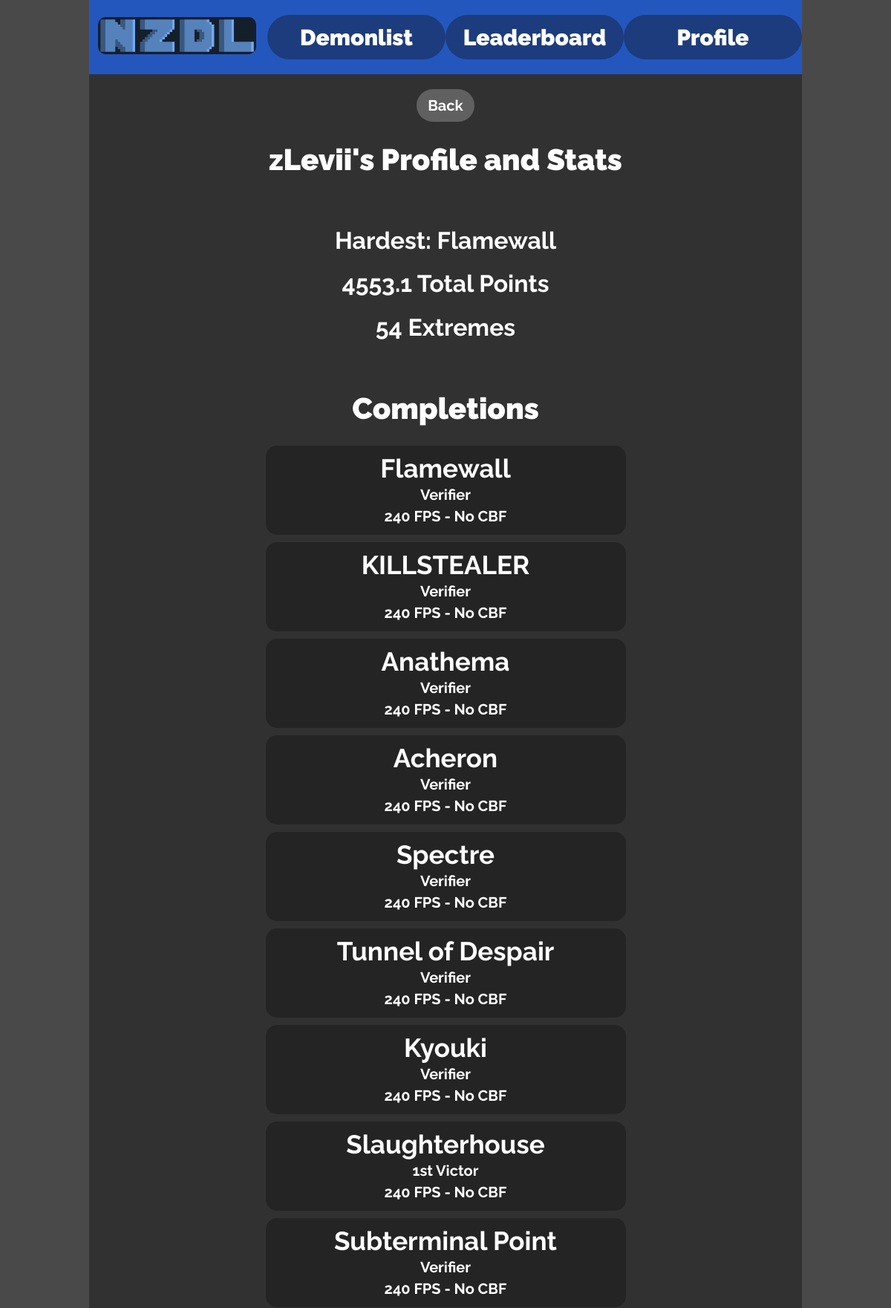
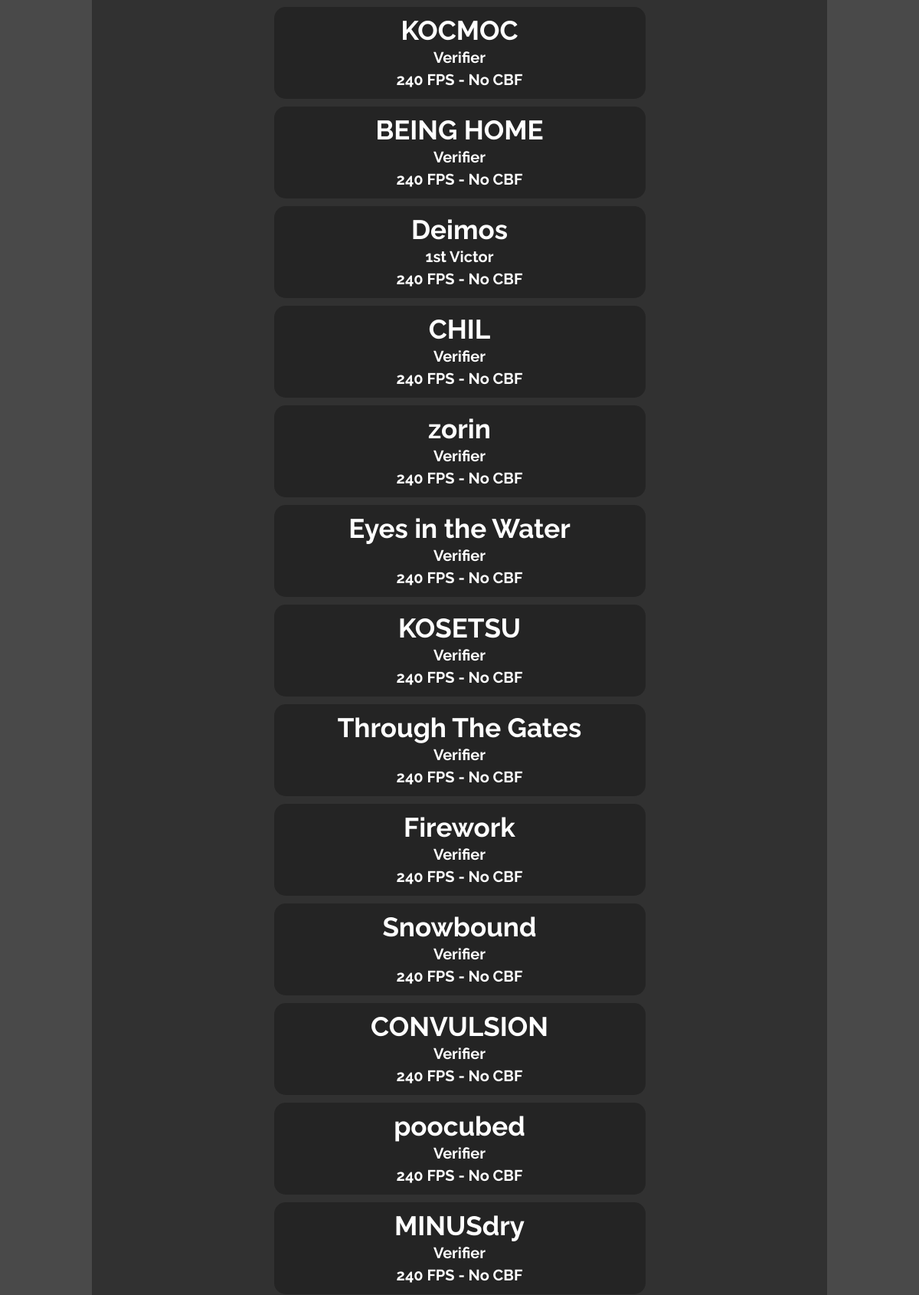
The page /leaderboard/2 (upper part) on the database its author committed (2 pictures, top to bottom).
### app.py (models this page shows)
class Base(DeclarativeBase):
    pass

class Users(Base):
    __tablename__ = "users"
    id: Mapped[int] = mapped_column(primary_key=True)
    name: Mapped[str] = mapped_column(String())
    points: Mapped[int] = mapped_column(Integer())
    password_hash: Mapped[str] = mapped_column(String())
    admin_rank_id: Mapped[int] = mapped_column(ForeignKey("admin_ranks.id"))
    admin_rank: Mapped["AdminRanks"] = relationship(
        back_populates="children",)
    user_completions: Mapped[list["Completions"]] = relationship(
        back_populates="player")

class Levels(Base):
    __tablename__ = "levels"
    id: Mapped[int] = mapped_column(primary_key=True)
    name: Mapped[str] = mapped_column(String())
    placement: Mapped[int] = mapped_column(Integer())
    verifier_id: Mapped[int] = mapped_column(ForeignKey("users.id"))
    verifier: Mapped["Users"] = relationship(
        primaryjoin="Levels.verifier_id == Users.id")
    verification_id: Mapped[int] = mapped_column(ForeignKey("completions.id"))
    verification: Mapped["Completions"] = relationship(
        primaryjoin="Levels.verification_id == Completions.id")
    publisher_id: Mapped[int] = mapped_column(ForeignKey("users.id"))
    publisher: Mapped["Users"] = relationship(
        primaryjoin="Levels.publisher_id == Users.id")
    level_completions: Mapped[list["Completions"]] = relationship(
        primaryjoin="Completions.level_id == Levels.id",
        back_populates="level")
    points: Mapped[int] = mapped_column(Integer())
    image_name: Mapped[str] = mapped_column(String())

class Completions(Base):
    __tablename__ = "completions"
    id: Mapped[int] = mapped_column(primary_key=True)
    player_id: Mapped[int] = mapped_column(ForeignKey("users.id"))
    player: Mapped["Users"] = relationship(back_populates="user_completions")
    level_id: Mapped[int] = mapped_column(ForeignKey("levels.id"))
    level: Mapped["Levels"] = relationship(
        primaryjoin="Completions.level_id == Levels.id",
        back_populates="level_completions")
    completion_link: Mapped[str] = mapped_column(String())
    fps: Mapped[int] = mapped_column(Integer())
    cbf: Mapped[int] = mapped_column(Integer())
    accepted: Mapped[int] = mapped_column(Integer())
    index: Mapped[int] = mapped_column(Integer())

### app.py (the view)
@app.route("/leaderboard/<int:id>")
def player(id):
    conn = db.session()
    playerData = conn.execute(
        select(Users).where(Users.id == id)).scalar_one_or_none()
    beaten = conn.execute(text('''
SELECT levels.name, completions.completion_link, completions.accepted,
completions.\"index\", completions.FPS, completions.CBF
FROM levels
JOIN completions ON completions.level_id = levels.id
WHERE levels.id in (
    SELECT level_id
    FROM completions
    WHERE player_id = :id
    AND accepted = 1)
AND completions.player_id = :id
ORDER BY levels.placement ASC;'''), {"id": id}).fetchall()
    if not playerData:
        abort(404)
    if not beaten:
        abort(404)
    return render_template(
        "player.html",
        player=playerData,
        title=playerData.name,
        back="/leaderboard",
        userComps=beaten,
        extremeCount=len(beaten),
        cbfOptions=config.cbfOptions
    )

### templates/player.html (shortened to what this page needs)
{% extends "layout.html" %}
{% block content %}
<h1 class="sub-heading">{{player.name}}'s Profile and Stats</h1>
<br>
<h1>Hardest: {{userComps[0][0]}}</h1>
<h1>{{player.points}} Total Points</h1>
<h1>{{extremeCount}} Extremes</h1>
<br>
<h1 class="sub-heading">Completions</h1>
{% if userComps %}
{% for completion in userComps %}
{% if completion[2] %}
<a href="{{completion[1]}}" target="_blank">
    <div class="completion-card">
        <p class="completion-card-content">{{completion[0]}}</p>
        {% if completion[3] == 0 %}
        <p class="completion-card-content completion-card-victor-desc">Verifier</p>
        {% elif completion[3] == 1 %}
        <p class="completion-card-content completion-card-victor-desc">1st Victor</p>
        {% elif completion[3] == 2 %}
        <p class="completion-card-content completion-card-victor-desc">2nd Victor</p>
        {% elif completion[3] == 3 %}
        <p class="completion-card-content completion-card-victor-desc">3rd Victor</p>
        {% else %}
        <p class="completion-card-content completion-card-victor-desc">{{completion[3]}}th Victor</p>
        {% endif %}
        <p class="completion-card-content completion-card-victor-desc">{{completion[4]}} FPS - {{cbfOptions[completion[5]]}}</p>
    </div>
</a>
{% endif %}
{% endfor %}
{% else %}
<h2>No Completions</h2>
{% endif %}
{% endblock %}

### static/styles.css (style rules this page uses)
* { font-family: "Raleway", sans-serif; font-optical-sizing: auto; font-weight: bold; font-style: normal; }
html, body { height: 100%; }
body { margin: 0 10vw 0 10vw; background-color: #494949; color: white; }
a { text-decoration: none; color: white; }
.sub-heading { font-size: 40px; font-weight: bolder; }
.completion-card { display: grid; grid-template-rows: 1fr 1fr 1fr; font-size: 35px; background-color: #242424; width: 50%; height: 100px; padding: 10px; margin: auto; border-radius: 15px; align-items: center; margin-top: 10px; }
.completion-card-content { margin: 0; }
.completion-card-victor-desc { font-size: 20px; }

### rows shown on the page
Users: name "zLevii", points "4553.1"
Levels: name "Flamewall"
Completions: name "Flamewall", index "Verifier", FPS "240", CBF "No CBF"
Completions: name "KILLSTEALER", index "Verifier", FPS "240", CBF "No CBF"
Completions: name "Anathema", index "Verifier", FPS "240", CBF "No CBF"
Completions: name "Acheron", index "Verifier", FPS "240", CBF "No CBF"
Completions: name "Spectre", index "Verifier", FPS "240", CBF "No CBF"
Completions: name "Tunnel of Despair", index "Verifier", FPS "240", CBF "No CBF"
Completions: name "Kyouki", index "Verifier", FPS "240", CBF "No CBF"
Completions: name "Slaughterhouse", index "1st Victor", FPS "240", CBF "No CBF"
Completions: name "Subterminal Point", index "Verifier", FPS "240", CBF "No CBF"
Completions: name "KOCMOC", index "Verifier", FPS "240", CBF "No CBF"
Completions: name "BEING HOME", index "Verifier", FPS "240", CBF "No CBF"
Completions: name "Deimos", index "1st Victor", FPS "240", CBF "No CBF"
Completions: name "CHIL", index "Verifier", FPS "240", CBF "No CBF"
Completions: name "zorin", index "Verifier", FPS "240", CBF "No CBF"
Completions: name "Eyes in the Water", index "Verifier", FPS "240", CBF "No CBF"
Completions: name "KOSETSU", index "Verifier", FPS "240", CBF "No CBF"
Completions: name "Through The Gates", index "Verifier", FPS "240", CBF "No CBF"
Completions: name "Firework", index "Verifier", FPS "240", CBF "No CBF"
Completions: name "Snowbound", index "Verifier", FPS "240", CBF "No CBF"
Completions: name "CONVULSION", index "Verifier", FPS "240", CBF "No CBF"
Completions: name "poocubed", index "Verifier", FPS "240", CBF "No CBF"
Completions: name "MINUSdry", index "Verifier", FPS "240", CBF "No CBF"

### other values the page prints
{{ extremeCount }} "54"
